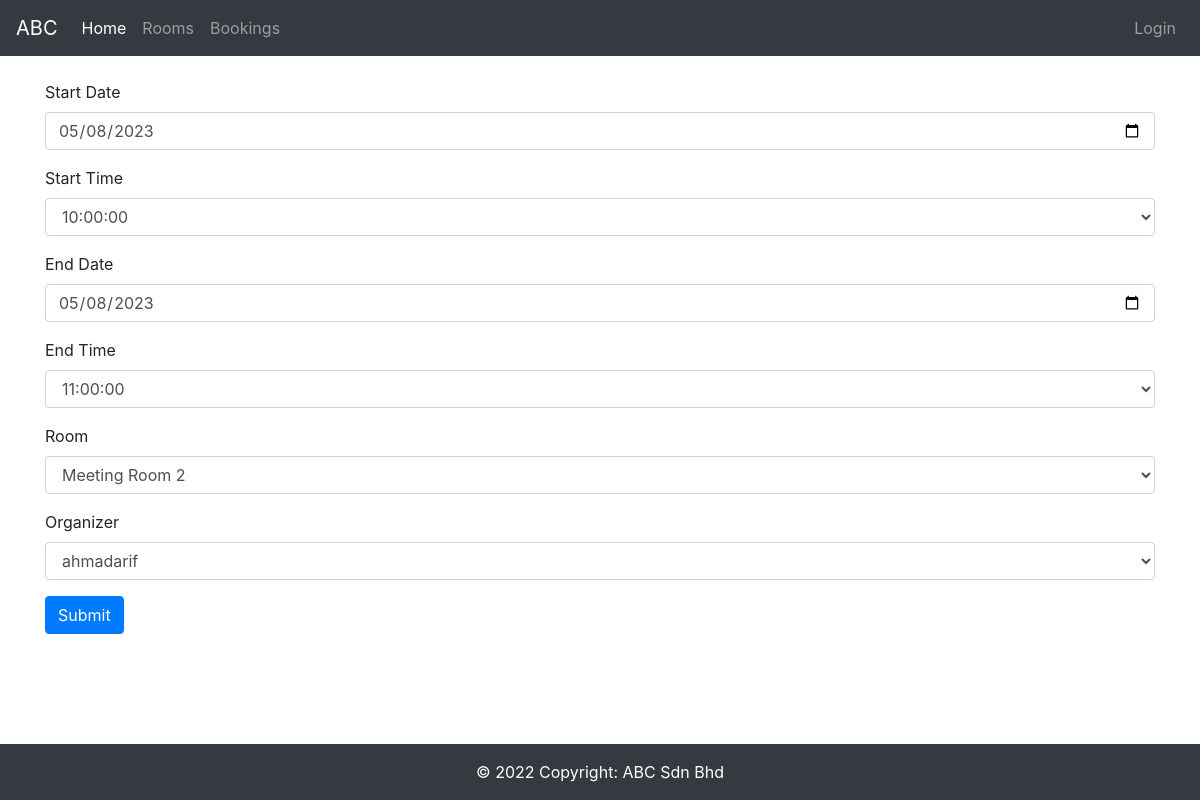
The app's page /roombooking/booking/39/update/ with its own data.
### roombooking/models.py (models this page shows, shortened)
class Booking(models.Model):
    startdate = models.DateField()
    starttime = models.ForeignKey(StartTime, on_delete=models.PROTECT, null=True)
    enddate = models.DateField()
    endtime = models.ForeignKey(EndTime, on_delete=models.PROTECT, null=True)
    room = models.ForeignKey(Room, on_delete=models.CASCADE)
    organizer = models.ForeignKey(User, on_delete=models.CASCADE)
    dateadded = models.DateTimeField(auto_now_add=True)
    class Meta:
        ordering = ['-dateadded']

### roombooking/views.py (the view)
# urls.py: path('booking/<int:pk>/update/', views.BookingUpdate.as_view(), name='booking-update'),
class BookingUpdate(UpdateView):
    model = Booking
    fields = '__all__' # Not recommended (potential security issue if more fields added)
    def get_form(self, form_class=None):
        form = super(BookingUpdate, self).get_form(form_class)
        form.fields['startdate'].widget = AdminDateWidget(attrs={'type': 'date'})
        form.fields['enddate'].widget = AdminDateWidget(attrs={'type': 'date'})
        form.fields['startdate'].widget.attrs.update({'class': 'form-control'})
        form.fields['starttime'].widget.attrs.update({'class': 'form-control'})
        form.fields['enddate'].widget.attrs.update({'class': 'form-control'})
        form.fields['endtime'].widget.attrs.update({'class': 'form-control'})
        form.fields['room'].widget.attrs.update({'class': 'form-control'})
        form.fields['organizer'].widget.attrs.update({'class': 'form-control'})
        return form

### roombooking/models.py (called while the page is built)
    def __str__(self):
        return self.name

    def __str__(self):
        return '{0}'.format(self.time)

    def __str__(self):
        return '{0}'.format(self.time)

### roombooking/templates/roombooking/booking_form.html (shortened to what this page needs)
{% extends "base_generic.html" %}
{% block content %}
  <form action="" method="post">
    <div class="form-group">
      <label for="roomname">Start Date</label>
      {{form.startdate}}
    </div>
    <div class="form-group">
      <label for="roomname">Start Time</label>
      {{form.starttime}}
    </div>
    <div class="form-group">
      <label for="roomname">End Date</label>
      {{form.enddate}}
    </div>
    <div class="form-group">
      <label for="roomname">End Time</label>
      {{form.endtime}}
    </div>
    <div class="form-group">
      <label for="roomname">Room</label>
      {{form.room}}
    </div>
    <div class="form-group">
      <label for="roomname">Organizer</label>
      {{form.organizer}}
    </div>
    <input class="btn btn-primary" type="submit" value="Submit" />
  </form>
{% endblock %}

### records on screen
Booking: startdate "05/08/2023", starttime "10:00:00", enddate "05/08/2023", endtime "11:00:00", room "Meeting Room 2", organizer "ahmadarif"
